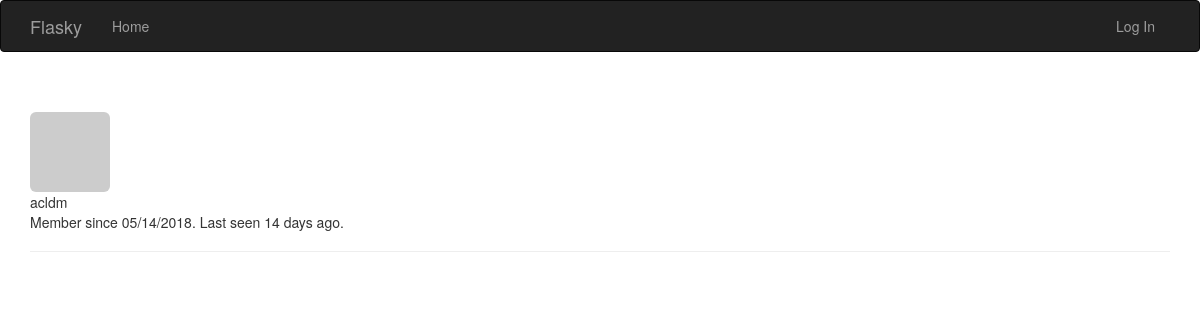
Screenshot of /user/acldm with the database file from the repository.
### app/models.py (models this page shows, shortened)
class User(UserMixin, db.Model):
    __tablename__ = 'users'
    id = db.Column(db.Integer, primary_key=True)
    email = db.Column(db.String(64), unique=True, index=True)
    username = db.Column(db.String(64), unique=True, index=True)
    role_id = db.Column(db.Integer, db.ForeignKey('roles.id'))
    test_column = db.Column(db.Integer, unique=True, index=True)
    password_hash = db.Column(db.String(128))
    confirmed = db.Column(db.Boolean, default=False)
    name = db.Column(db.String(64))
    location = db.Column(db.String(64))
    about_me = db.Column(db.Text())
    member_since = db.Column(db.DateTime(), default=datetime.utcnow)
    last_seen = db.Column(db.DateTime(), default=datetime.utcnow)
    avatar_hash = db.Column(db.String(32))
    comments = db.relationship('Comment', backref='author', lazy='dynamic')
    @property
    def password(self):
        raise AttributeError('password is not a readable attribute')
    def gravatar(self, size=50, default='identicon', rating='g'):
        url = 'https://secure.gravatar.com/avatar'
        hash = self.avatar_hash or self.gravatar_hash()
        return '{url}/{hash}?s={size}&d={default}&r={rating}'.format(
            url=url, hash=hash, size=size, default=default, rating=rating)

### app/main/views.py (the view)
@main.route('/user/<username>')
def user(username):
    user = User.query.filter_by(username=username).first_or_404()
    return render_template('user.html', user=user)

### app/auth/views.py (called while the page is built)
@auth.before_app_request
def before_request():
	if current_user.is_authenticated:
		current_user.ping()
		if not current_user.confirmed\
			and request.endpoint \
			and request.blueprint != 'auth' \
			and request.endpoint != 'static':
			return redirect(url_for('auth.unconfirmed'))

### app/main/__init__.py (called while the page is built)
@main.app_context_processor
def imject_permissions():
	return dict(Permission=Permission)

### app/models.py (called while the page is built)
    def is_administrator(self):
        return False

### app/templates/user.html (shortened to what this page needs)
{% extends "base.html" %}
{% block page_content %}
<div class="page-header">
    <img class="img-rounded profile-thumbnail" src="{{user.gravatar(size=256) }}">
    <div class="profile-header"
        <h5>{{user.username}}</h5>
        <p>Member since {{moment(user.member_since).format('L') }}. Last seen {{moment(user.last_seen).fromNow() }}.</p>
    </div>
</div>
{% endblock %}

### rows the page displays
User: username "acldm", member_since "05/14/2018", last_seen "14 days ago"
